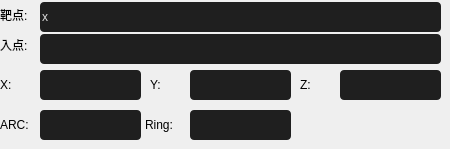
      <widget class="QWidget" name="tab_8">
       <attribute name="title">
        <string>手动头架</string>
       </attribute>
       <widget class="QLineEdit" name="lblX_2">
        <property name="geometry">
         <rect>
          <x>40</x>
          <y>70</y>
          <width>101</width>
          <height>30</height>
         </rect>
        </property>
        <property name="styleSheet">
         <string notr="true">color: rgba(255,255,255,0.85);
background: #1F1F1F;
border-radius: 4px 4px 4px 4px;</string>
        </property>
       </widget>
       <widget class="QLabel" name="lbl3_2">
        <property name="geometry">
         <rect>
          <x>150</x>
          <y>70</y>
          <width>35</width>
          <height>30</height>
         </rect>
        </property>
        <property name="text">
         <string>Y:</string>
        </property>
       </widget>
       <widget class="QLineEdit" name="lblY_2">
        <property name="geometry">
         <rect>
          <x>190</x>
          <y>70</y>
          <width>101</width>
          <height>30</height>
         </rect>
        </property>
        <property name="styleSheet">
         <string notr="true">color: rgba(255,255,255,0.85);
background: #1F1F1F;
border-radius: 4px 4px 4px 4px;</string>
        </property>
       </widget>
       <widget class="QLineEdit" name="lblZ_2">
        <property name="geometry">
         <rect>
          <x>340</x>
          <y>70</y>
          <width>101</width>
          <height>30</height>
         </rect>
        </property>
        <property name="styleSheet">
         <string notr="true">color: rgba(255,255,255,0.85);
background: #1F1F1F;
border-radius: 4px 4px 4px 4px;</string>
        </property>
       </widget>
       <widget class="QLabel" name="lbl2_2">
        <property name="geometry">
         <rect>
          <x>300</x>
          <y>70</y>
          <width>35</width>
          <height>30</height>
         </rect>
        </property>
        <property name="text">
         <string>Z:</string>
        </property>
       </widget>
       <widget class="QLineEdit" name="lblRAN_2">
        <property name="geometry">
         <rect>
          <x>190</x>
          <y>110</y>
          <width>101</width>
          <height>30</height>
         </rect>
        </property>
        <property name="styleSheet">
         <string notr="true">color: rgba(255,255,255,0.85);
background: #1F1F1F;
border-radius: 4px 4px 4px 4px;</string>
        </property>
       </widget>
       <widget class="QLineEdit" name="lblARC_2">
        <property name="geometry">
         <rect>
          <x>40</x>
          <y>110</y>
          <width>101</width>
          <height>30</height>
         </rect>
        </property>
        <property name="styleSheet">
         <string notr="true">color: rgba(255,255,255,0.85);
background: #1F1F1F;
border-radius: 4px 4px 4px 4px;</string>
        </property>
       </widget>
       <widget class="QLabel" name="lbl1_2">
        <property name="geometry">
         <rect>
          <x>0</x>
          <y>70</y>
          <width>35</width>
          <height>30</height>
         </rect>
        </property>
        <property name="text">
         <string>X:</string>
        </property>
       </widget>
       <widget class="QLabel" name="lbl5_2">
        <property name="geometry">
         <rect>
          <x>145</x>
          <y>110</y>
          <width>41</width>
          <height>30</height>
         </rect>
        </property>
        <property name="text">
         <string>Ring:</string>
        </property>
       </widget>
       <widget class="QLabel" name="lbl4_2">
        <property name="geometry">
         <rect>
          <x>0</x>
          <y>110</y>
          <width>35</width>
          <height>30</height>
         </rect>
        </property>
        <property name="text">
         <string>ARC:</string>
        </property>
       </widget>
       <widget class="QLabel" name="lbl1_3">
        <property name="geometry">
         <rect>
          <x>0</x>
          <y>0</y>
          <width>41</width>
          <height>30</height>
         </rect>
        </property>
        <property name="text">
         <string>靶点:</string>
        </property>
       </widget>
       <widget class="QLabel" name="lbl1_4">
        <property name="geometry">
         <rect>
          <x>0</x>
          <y>30</y>
          <width>41</width>
          <height>30</height>
         </rect>
        </property>
        <property name="text">
         <string>入点:</string>
        </property>
       </widget>
       <widget class="QLineEdit" name="lblX_3">
        <property name="geometry">
         <rect>
          <x>40</x>
          <y>2</y>
          <width>401</width>
          <height>30</height>
         </rect>
        </property>
        <property name="styleSheet">
         <string notr="true">color: rgba(255,255,255,0.85);
background: #1F1F1F;
border-radius: 4px 4px 4px 4px;</string>
        </property>
        <property name="text">
         <string>x</string>
        </property>
       </widget>
       <widget class="QLineEdit" name="lblX_4">
        <property name="geometry">
         <rect>
          <x>40</x>
          <y>34</y>
          <width>401</width>
          <height>30</height>
         </rect>
        </property>
        <property name="styleSheet">
         <string notr="true">color: rgba(255,255,255,0.85);
background: #1F1F1F;
border-radius: 4px 4px 4px 4px;</string>
        </property>
       </widget>
      </widget>
